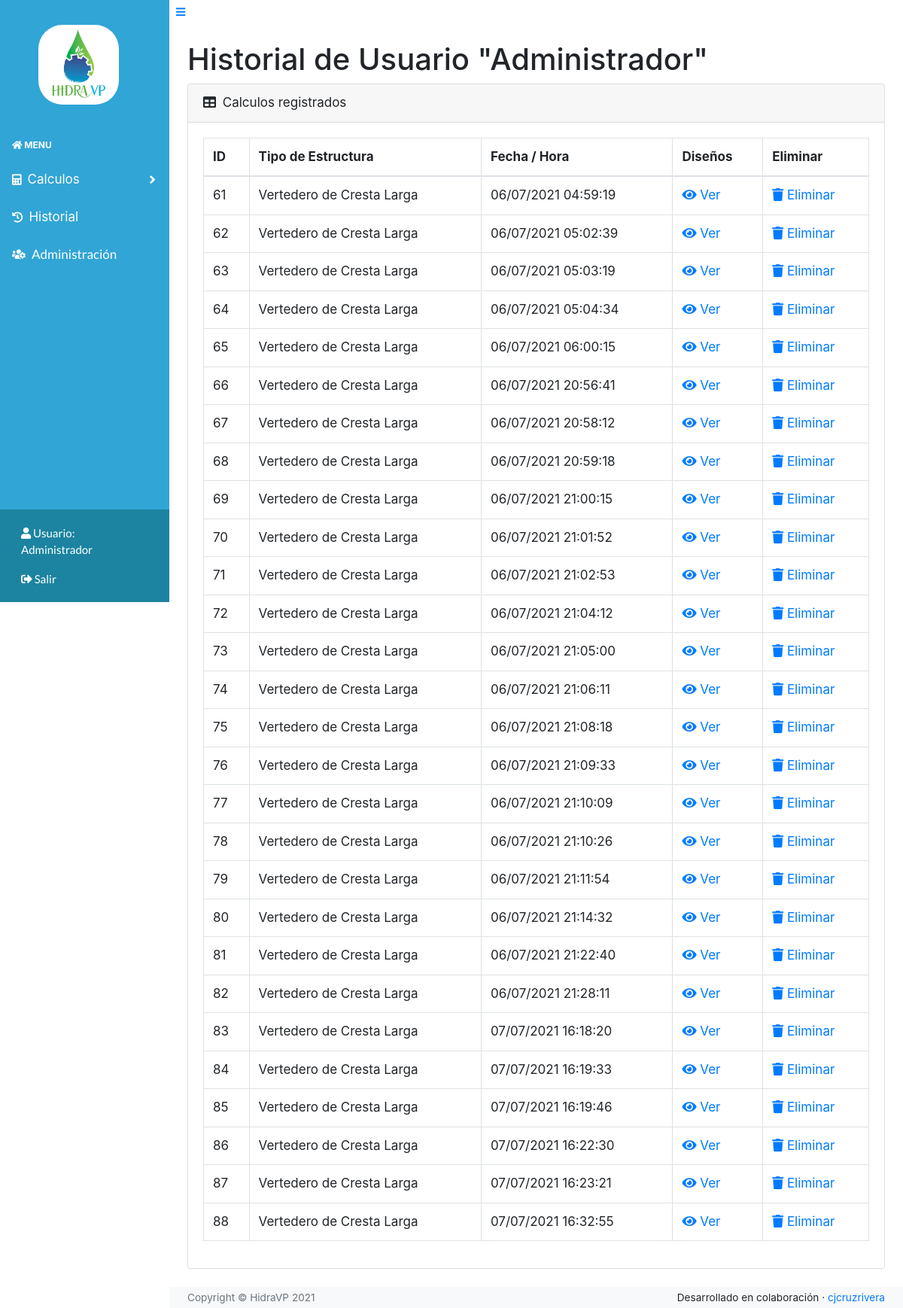
The app's page /historial/1 (signed in), older data.
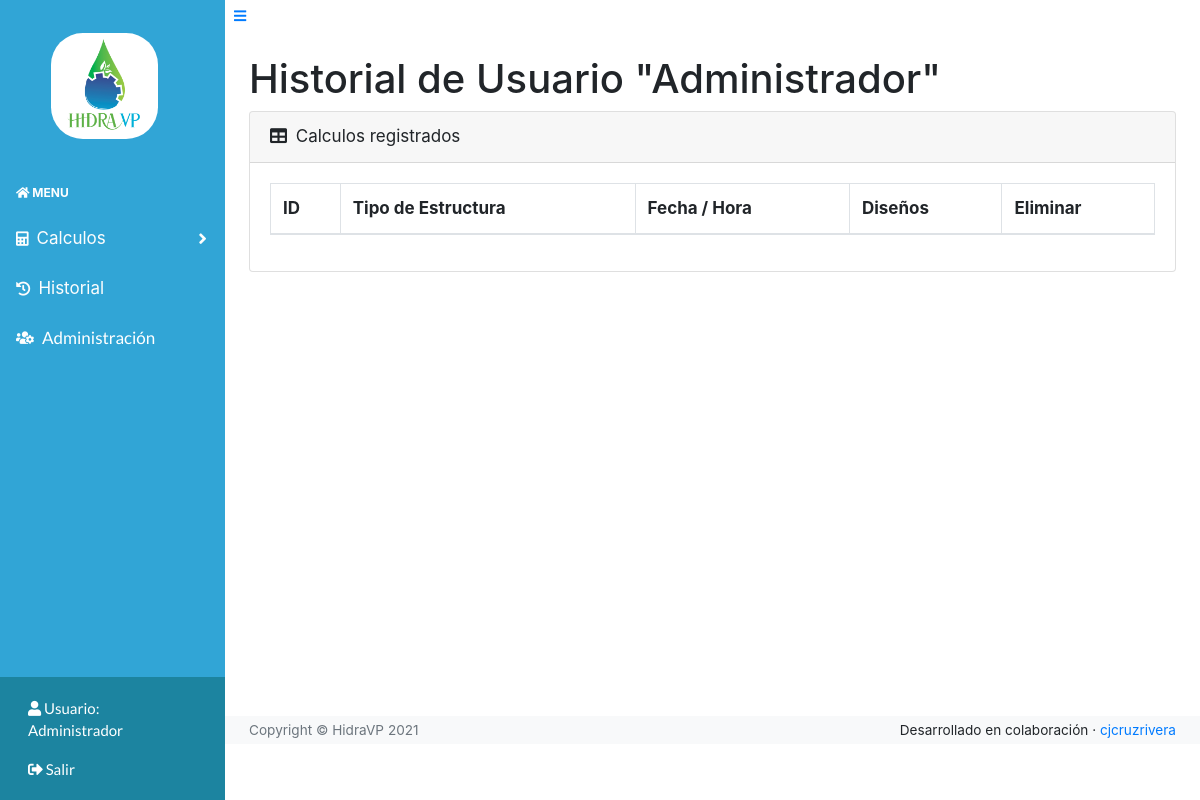
The same page, newer data.
### models.py (models this page shows)
class User(UserMixin, db.Model):
    id = db.Column(db.Integer, primary_key=True) # primary keys are required by SQLAlchemy
    email = db.Column(db.String(100), unique=True)
    password = db.Column(db.String(100))
    name = db.Column(db.String(1000))
    isAdmin = db.Column(db.Boolean, default=False)

class Calculo(db.Model):
    id = db.Column(db.Integer, primary_key=True)
    id_usuario = db.Column(db.Integer)
    fecha = db.Column(db.DateTime)
    tipoEstructura = db.Column(db.String(1000))
    data = db.Column(db.String(1000))
    resultados = db.Column(db.String(1000))

### main.py (the view)
@main.route('/historial/<user_id>')
@login_required
def historial(user_id):
    user = User.query.filter_by(id=user_id).first_or_404(
        description='No se encuentra ningún usuario registrado con id {}'.format(user_id))
    calculos = Calculo.query.filter_by(id_usuario=user_id).all()
    return render_template('historial.html', usuario=user, calculos=calculos)

### __init__.py (called while the page is built)
def create_app():
    app = Flask(__name__)
    app.config['SECRET_KEY'] = '\x08\x1b\x83\xc1\x1dq\xb0\x9b\xeb\xdf\x0bY\xa4N\xbb\xa9\xf4\x7fG\xdd\xc9\xab\x15\xe4'
    app.config['SQLALCHEMY_DATABASE_URI'] = 'sqlite:///db.sqlite'
    app.config['SQLALCHEMY_TRACK_MODIFICATIONS'] = False
    app.config['LOGIN_DISABLED'] = False
    app.config['TESTING'] = False
    db.init_app(app)
    login_manager = LoginManager()
    login_manager.login_view = 'auth.login'
    login_manager.init_app(app)
    from .models import User
    @login_manager.user_loader
    def load_user(user_id):
        return User.query.get(int(user_id))
    from .auth import auth as auth_blueprint
    app.register_blueprint(auth_blueprint)
    from .main import main as main_blueprint
    app.register_blueprint(main_blueprint)
    return app

### templates/historial.html (shortened to what this page needs)
{% extends "base.html" %}
{% block extraCss %}
<link rel="stylesheet" href="/static/assets/css/Ultimate-Sidebar-Menu.css">
<link href="https://cdn.datatables.net/1.10.20/css/dataTables.bootstrap4.min.css" rel="stylesheet"
 />
{% endblock %}
{% block content %}
<h1 class="mt-4">Historial de Usuario "{{usuario.name}}"</h1>
<div class="card mb-4">
    <div class="card-header">
        <i class="fas fa-table mr-1"></i>
        Calculos registrados
    </div>
    <div class="card-body">
        <div class="table-responsive">
            <table class="table table-bordered" id="dataTable" width="100%" cellspacing="0">
                <thead>
                    <tr>
                        <th>ID</th>
                        <th>Tipo de Estructura</th>
                        <th>Fecha / Hora</th>
                        <th>Diseños</th>
                        <th>Eliminar</th>
                    </tr>
                </thead>
                <tbody>
                    {% if calculos %}
                    {% for calculo in calculos %}
                    <tr>
                        <td>{{calculo.id}}</td>
                        <td>{{calculo.tipoEstructura}}</td>
                        <td>{{calculo.fecha.strftime("%d/%m/%Y %H:%M:%S")}}</td>
                        {% if calculo.tipoEstructura == "Vertedero de Cresta Larga" %}
                        <td><a href="/vertedero/{{calculo.id}}"><i class="fas fa-eye"></i> Ver</a></td>
                        {% else %}
                        <td><a href="/partidor/{{calculo.id}}"><i class="fas fa-eye"></i> Ver</a></td>
                        {% endif %}
                        <td><a href="#" onclick="deleteCalculo('{{calculo.id}}')"><i class="fas fa-trash"></i> Eliminar</a></td>
                    </tr>
                    {% endfor %}
                    {% endif %}
                </tbody>
            </table>
        </div>
    </div>
</div>
{% endblock %}

### templates/base.html (shortened to what this page needs)
<!DOCTYPE html>
<html lang="es">
<head>
    <link rel="stylesheet" href="/static/assets/bootstrap/css/bootstrap.min.css">
    <link rel="stylesheet" href="https://use.fontawesome.com/releases/v5.3.1/css/all.css"
>
    <link rel="stylesheet" href="/static/assets/css/styles.css">
    {% block extraCss %}{% endblock %}
</head>
<body class="sb-nav-fixed" style="font-size: 17px;">
    {% block navbar %}
    <div id="layoutSidenav">
        <div id="layoutSidenav_nav">
            <nav class="sb-sidenav accordion sb-sidenav-light" id="sidenavAccordion">
                <div class="sb-sidenav-menu">
                    <div class="nav">
                        <div class="sb-sidenav-menu-heading">
                            <a class="navbar-brand text-center text-white" href='{{url_for("main.index")}}'
                                style="font-family: Lato, sans-serif;color: #ffffff;text-align: center;">
                                <div class="d-flex justify-content-center">
                                    <img class="logo" src="{{url_for('static', filename='images/logo.jpeg')}}" alt="">
                                </div>
                            </a>
                        </div>
                        <div class="sb-sidenav-menu-heading"><a class="a-nostyle" href='{{url_for("main.index")}}'><i
                                    class="fas fa-home"></i> Menu</a></div>
                        <a class="nav-link collapsed" href="#" data-toggle="collapse" data-target="#collapseLayouts"
                            aria-expanded="false" aria-controls="collapseLayouts">
                            <div class="sb-nav-link-icon"><i class="fas fa-calculator"></i></div>
                            Calculos
                            <div class="sb-sidenav-collapse-arrow"><i class="fas fa-angle-down"></i></div>
                        </a>
                        {% if current_user.is_authenticated %}
                        <a class="nav-link" href="/historial/{{current_user.id}}">
                            <div class="sb-nav-link-icon"><i class="fas fa-history"></i></div>
                            Historial
                        </a>
                        {% endif %}
                        {% if current_user.isAdmin %}
                        <a class="nav-link" href="{{ url_for('main.admin') }}"
                            style="font-family: Lato, sans-serif;color: #ffffff;">
                            <div class="sb-nav-link-icon"><i class="fas fa-users-cog"></i></div>
                            Administración
                        </a>
                        {% endif %}
                    </div>
                </div>
                <div class="sb-sidenav-footer" style="font-size: 15px;">
                    <a style="font-family: Lato, sans-serif;color: #ffffff;" href="{{ url_for('main.profile') }}"
                        class="nav-link">
                        <i class="fas fa-user"></i>
                        Usuario: <br>
                        {% if current_user.is_authenticated %}
                        {{current_user.name}}
                        {% else %}
                        No registrado
                        {% endif %}
                    </a>
                    {% if current_user.is_authenticated %}
                    <a style="font-family: Lato, sans-serif;color: #ffffff;" href="{{ url_for('auth.logout') }}"
                        class="nav-link">
                        {% else %}
                        <a style="font-family: Lato, sans-serif;color: #ffffff;" href="{{ url_for('auth.login') }}"
                            class="nav-link">
                            {% endif %}
                            {% if current_user.is_authenticated %}
                            <i class="fas fa-sign-out-alt"></i>
                            Salir
                            {% else %}
                            <i class="fas fa-sign-in-alt"></i>
                            Ingresar
                            {% endif %}
                        </a>
                </div>
            </nav>
        </div>
        {% endblock %}
        <div id="layoutSidenav_content">
            <main>
                {% block typeContainer %}
                <button class="btn btn-link btn-sm order-1 order-lg-0" id="sidebarToggle"><i
                        class="fas fa-bars"></i></button>
                <div class="container-fluid">
                    {% endblock %}
                    {% block content %}
                    {% endblock %}
                </div>
            </main>
            {% block footer %}
            <footer class="py-1 bg-light mt-auto">
                <div class="container-fluid" id="container">
                    <div class="d-flex align-items-center justify-content-between small">
                        <div class="text-muted">Copyright &copy; HidraVP 2021</div>
                        <div>
                        <span>Desarrollado en colaboración </span>
                        &middot;
                        <a href="https://github.com/cjcruzrivera?tab=repositories">cjcruzrivera</a>
                    </div>
                    </div>
                </div>
            </footer>
            {% endblock %}
        </div>
</body>
</html>

### static/assets/css/styles.css (style rules this page uses)
.logo { border-radius: 30%; width: 60%; }
.a-nostyle, .a-nostyle:hover { color: rgb(255, 255, 255); text-decoration: none; }

Row changes from the older to the newer data that the page shows:
removed Calculo: id "61", tipoEstructura "Vertedero de Cresta Larga", fecha "06/07/2021 04:59:19"
removed Calculo: id "62", tipoEstructura "Vertedero de Cresta Larga", fecha "06/07/2021 05:02:39"
removed Calculo: id "63", tipoEstructura "Vertedero de Cresta Larga", fecha "06/07/2021 05:03:19"
removed Calculo: id "64", tipoEstructura "Vertedero de Cresta Larga", fecha "06/07/2021 05:04:34"
removed Calculo: id "65", tipoEstructura "Vertedero de Cresta Larga", fecha "06/07/2021 06:00:15"
removed Calculo: id "66", tipoEstructura "Vertedero de Cresta Larga", fecha "06/07/2021 20:56:41"
removed Calculo: id "67", tipoEstructura "Vertedero de Cresta Larga", fecha "06/07/2021 20:58:12"
removed Calculo: id "68", tipoEstructura "Vertedero de Cresta Larga", fecha "06/07/2021 20:59:18"
removed Calculo: id "69", tipoEstructura "Vertedero de Cresta Larga", fecha "06/07/2021 21:00:15"
removed Calculo: id "70", tipoEstructura "Vertedero de Cresta Larga", fecha "06/07/2021 21:01:52"
removed Calculo: id "71", tipoEstructura "Vertedero de Cresta Larga", fecha "06/07/2021 21:02:53"
removed Calculo: id "72", tipoEstructura "Vertedero de Cresta Larga", fecha "06/07/2021 21:04:12"
removed Calculo: id "73", tipoEstructura "Vertedero de Cresta Larga", fecha "06/07/2021 21:05:00"
removed Calculo: id "74", tipoEstructura "Vertedero de Cresta Larga", fecha "06/07/2021 21:06:11"
removed Calculo: id "75", tipoEstructura "Vertedero de Cresta Larga", fecha "06/07/2021 21:08:18"
removed Calculo: id "76", tipoEstructura "Vertedero de Cresta Larga", fecha "06/07/2021 21:09:33"
removed Calculo: id "77", tipoEstructura "Vertedero de Cresta Larga", fecha "06/07/2021 21:10:09"
removed Calculo: id "78", tipoEstructura "Vertedero de Cresta Larga", fecha "06/07/2021 21:10:26"
removed Calculo: id "79", tipoEstructura "Vertedero de Cresta Larga", fecha "06/07/2021 21:11:54"
removed Calculo: id "80", tipoEstructura "Vertedero de Cresta Larga", fecha "06/07/2021 21:14:32"
removed Calculo: id "81", tipoEstructura "Vertedero de Cresta Larga", fecha "06/07/2021 21:22:40"
removed Calculo: id "82", tipoEstructura "Vertedero de Cresta Larga", fecha "06/07/2021 21:28:11"
removed Calculo: id "83", tipoEstructura "Vertedero de Cresta Larga", fecha "07/07/2021 16:18:20"
removed Calculo: id "84", tipoEstructura "Vertedero de Cresta Larga", fecha "07/07/2021 16:19:33"
removed Calculo: id "85", tipoEstructura "Vertedero de Cresta Larga", fecha "07/07/2021 16:19:46"
removed Calculo: id "86", tipoEstructura "Vertedero de Cresta Larga", fecha "07/07/2021 16:22:30"
removed Calculo: id "87", tipoEstructura "Vertedero de Cresta Larga", fecha "07/07/2021 16:23:21"
removed Calculo: id "88", tipoEstructura "Vertedero de Cresta Larga", fecha "07/07/2021 16:32:55"
